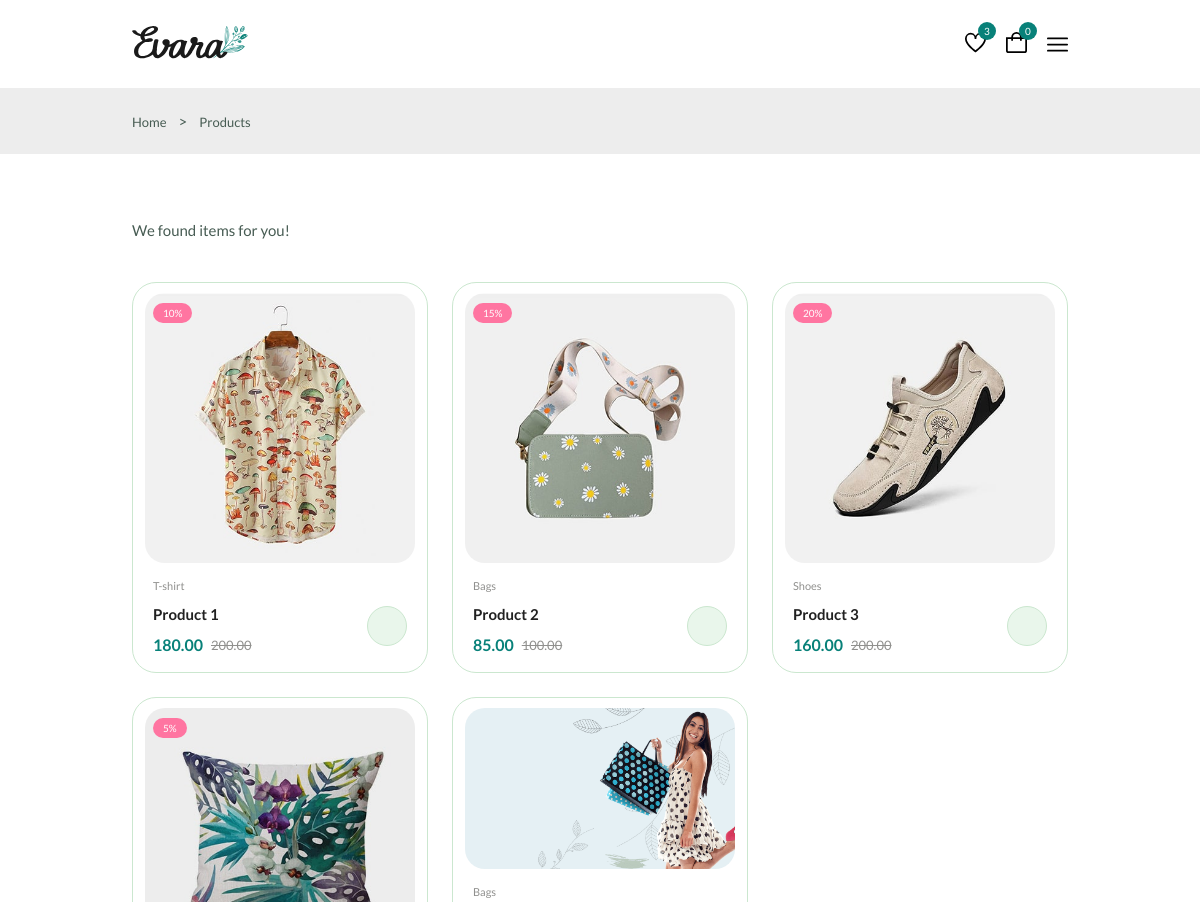
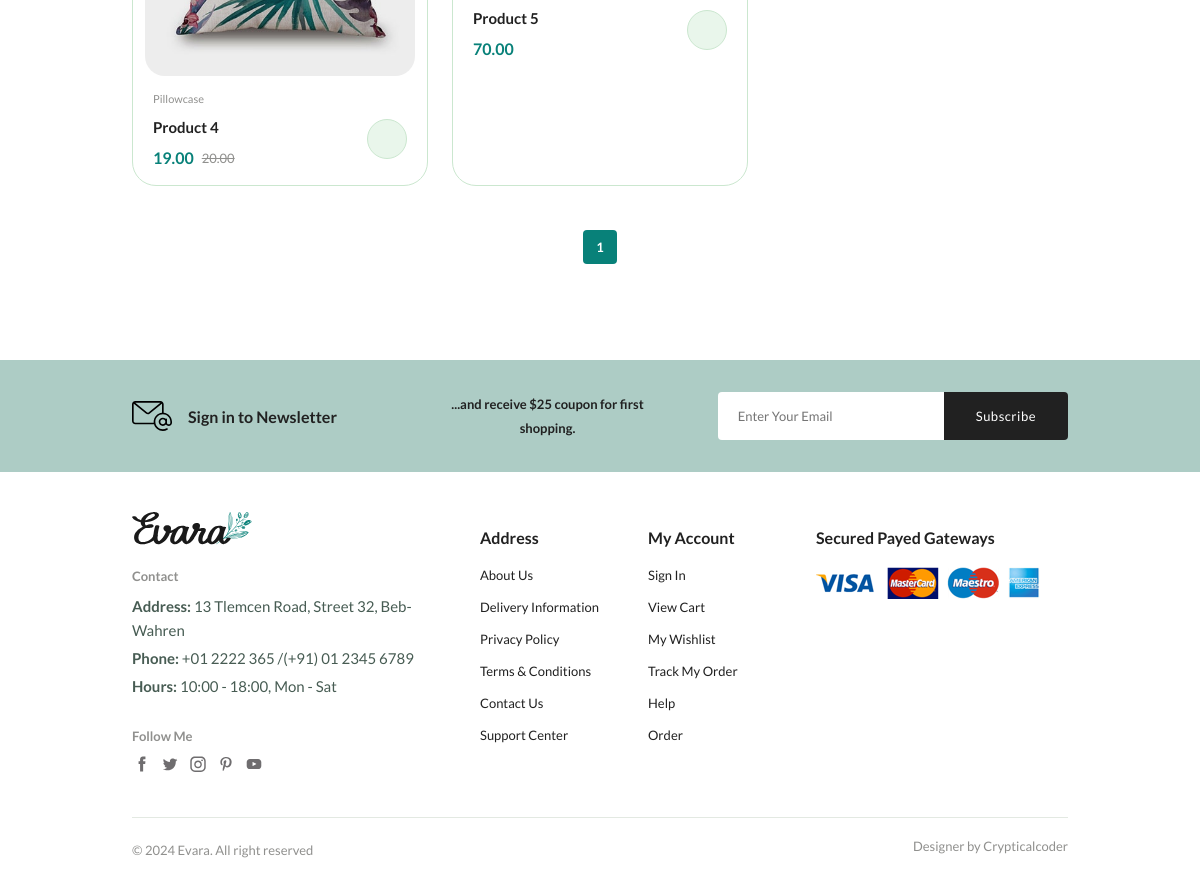
The app's page /shop/ with its own data (2 pictures, top to bottom).
### shop/models/products.py (models this page shows, shortened)
class Product(models.Model):
    category = models.ForeignKey(Category, on_delete=models.CASCADE, related_name='products')
    name = models.CharField(max_length=100)
    brand = models.CharField(max_length=100)
    price = models.DecimalField(max_digits=10, decimal_places=2)
    discount = models.IntegerField(default=0)
    description = models.TextField()
    quotity = models.IntegerField(default=0)
    image = models.ImageField(upload_to='products/', null=True, blank=True)
    discount_price = models.DecimalField(max_digits=10, decimal_places=2, null=True, blank=True)

class Category(models.Model):
    name = models.CharField(max_length=100)
    image = models.ImageField(upload_to='category_images/', null=True, blank=True)

### shop/views/shop.py (the view)
# urls.py: path('shop/', shop_page, name='shop'),
def shop_page(request):
    products = Product.objects.all()
    q = request.GET.get('q')
    if q:
        products = Product.objects.filter(Q(name__icontains=q) | Q(description__icontains=q))
    paginator = Paginator(products, 8)
    cart = Cart(request)
    page = request.GET.get('page')
    page_products = paginator.get_page(page)
    data = {
        "path": "Products",
        "products": page_products,
        'cart_count': cart.get_count()
    }
    return render(request, 'shop/shop.html', context=data)

### shop/views/cart.py (called while the page is built)
    def get_count(self):
        print(self.cart)
        return len(self.cart.keys())

### shop/templates/shop/shop.html
{% extends "base.html" %}
{% block main %}
    {% include "components/path.html" %}
    {% include "components/shop.html" %}
    {% include "components/letter.html" %}
{% endblock main %}

### templates/base.html (shortened to what this page needs)
{% load static %}
<!DOCTYPE html>
<html lang="en">
  <head>
    <link
      rel="stylesheet"
      href="https://cdn-uicons.flaticon.com/2.0.0/uicons-regular-straight/css/uicons-regular-straight.css"
    />
    <link
      rel="stylesheet"
      href="https://cdn.jsdelivr.net/npm/swiper@11/swiper-bundle.min.css"
    />
    <link rel="stylesheet" href="{% static 'assets/css/styles.css' %}" />
  </head>
  <body>
    <header class="header">
      <nav class="nav container">
        <a href="{% url 'dashboard' %}" class="nav__logo">
          <img
            class="nav__logo-img"
            src="{% static 'assets/img/logo.svg' %}"
            alt="website logo"
          />
        </a>
        <div class="header__user-actions">
          <a href="wishlist.html" class="header__action-btn" title="Wishlist">
            <img src="{% static 'assets/img/icon-heart.svg' %}" alt="" />
            <span class="count">3</span>
          </a>
          <a href="{% url 'cart_page' %}" class="header__action-btn" title="Cart">
            <img src="{% static 'assets/img/icon-cart.svg' %}" alt="" />
            <span class="count" id="cart_count">{{cart_count}}</span>
          </a>
          <div class="header__action-btn nav__toggle" id="nav-toggle">
            <img src="{% static './assets//img/menu-burger.svg' %}" alt="" />
          </div>
        </div>
      </nav>
    </header>
    <main class="main">{% block main %} {% endblock main %}</main>
    <footer class="footer container">
      <div class="footer__container grid">
        <div class="footer__content">
          <a href="index.html" class="footer__logo">
            <img src="./assets/img/logo.svg" alt="" class="footer__logo-img" />
          </a>
          <h4 class="footer__subtitle">Contact</h4>
          <p class="footer__description">
            <span>Address:</span> 13 Tlemcen Road, Street 32, Beb-Wahren
          </p>
          <p class="footer__description">
            <span>Phone:</span> +01 2222 365 /(+91) 01 2345 6789
          </p>
          <p class="footer__description">
            <span>Hours:</span> 10:00 - 18:00, Mon - Sat
          </p>
          <div class="footer__social">
            <h4 class="footer__subtitle">Follow Me</h4>
            <div class="footer__links flex">
              <a href="#">
                <img
                  src="./assets/img/icon-facebook.svg"
                  alt=""
                  class="footer__social-icon"
                />
              </a>
              <a href="#">
                <img
                  src="./assets/img/icon-twitter.svg"
                  alt=""
                  class="footer__social-icon"
                />
              </a>
              <a href="#">
                <img
                  src="./assets/img/icon-instagram.svg"
                  alt=""
                  class="footer__social-icon"
                />
              </a>
              <a href="#">
                <img
                  src="./assets/img/icon-pinterest.svg"
                  alt=""
                  class="footer__social-icon"
                />
              </a>
              <a href="#">
                <img
                  src="./assets/img/icon-youtube.svg"
                  alt=""
                  class="footer__social-icon"
                />
              </a>
            </div>
          </div>
        </div>
        <div class="footer__content">
          <h3 class="footer__title">Address</h3>
          <ul class="footer__links">
            <li><a href="#" class="footer__link">About Us</a></li>
            <li><a href="#" class="footer__link">Delivery Information</a></li>
            <li><a href="#" class="footer__link">Privacy Policy</a></li>
            <li><a href="#" class="footer__link">Terms & Conditions</a></li>
            <li><a href="#" class="footer__link">Contact Us</a></li>
            <li><a href="#" class="footer__link">Support Center</a></li>
          </ul>
        </div>
        <div class="footer__content">
          <h3 class="footer__title">My Account</h3>
          <ul class="footer__links">
            <li><a href="#" class="footer__link">Sign In</a></li>
            <li><a href="#" class="footer__link">View Cart</a></li>
            <li><a href="#" class="footer__link">My Wishlist</a></li>
            <li><a href="#" class="footer__link">Track My Order</a></li>
            <li><a href="#" class="footer__link">Help</a></li>
            <li><a href="#" class="footer__link">Order</a></li>
          </ul>
        </div>
        <div class="footer__content">
          <h3 class="footer__title">Secured Payed Gateways</h3>
          <img
            src="./assets/img/payment-method.png"
            alt=""
            class="payment__img"
          />
        </div>
      </div>
      <div class="footer__bottom">
        <p class="copyright">&copy; 2024 Evara. All right reserved</p>
        <span class="designer">Designer by Crypticalcoder</span>
      </div>
    </footer>
  </body>
</html>

### templates/components/path.html (shortened to what this page needs)
<section class="breadcrumb">
  <ul class="breadcrumb__list flex container">
    <li><a href="index.html" class="breadcrumb__link">Home</a></li>
    <li>></li>
    <li><span class="breadcrumb__link">{{path}}</span></li>
  </ul>
</section>

### templates/components/shop.html (shortened to what this page needs)
<section class="products container section--lg">
  <p class="total__products">We found  items for you!</p>
  <div class="products__container grid">
    {% for product in products %}
      <div class="product__item">
        <div class="product__banner">
          <a href="{% url 'dashboard' %}" class="product__images">
          </a>
          {% if product.discount > 0 %}
          <div class="product__badge light-pink">{{ product.discount }}%</div>
          {% endif %}
        </div>
        <div class="product__content">
          <span class="product__category">{{ product.category.name }}</span>
          <a href="details.html">
            <h3 class="product__title">{{ product.name }}</h3>
          </a>
          <div class="product__price flex">
            {% if product.discount > 0 %}
            <span class="new__price">{{ product.discount_price }}</span>
            <span class="old__price">{{ product.price }}</span>
            {% else %}
            <span class="new__price">{{ product.price }}</span>
            {% endif %}
          </div>
          <a href="{% url 'add_to_cart' product.id %}"
            class="action__btn cart__btn"
            aria-label="Add To Cart"
            data-product-id="{{ product.id }}">
          </a>
        </div>
      </div>
    {% endfor %}
  </div>
  <ul class="pagination">
    {% for page in products.paginator.page_range %}
      <li><a href="?page={{ page }}" class="pagination__link {% if products.number == page %}active{% endif %}">{{ page }}</a></li>
    {% endfor %}
  </ul>
</section>

### templates/components/letter.html
<section class="newsletter section home__newsletter">
  <div class="newsletter__container container grid">
    <h3 class="newsletter__title flex">
      <img src="./assets/img/icon-email.svg" alt="" class="newsletter__icon" />
      Sign in to Newsletter
    </h3>
    <p class="newsletter__description">
      ...and receive $25 coupon for first shopping.
    </p>
    <form action="" class="newsletter__form">
      <input
        type="text"
        placeholder="Enter Your Email"
        class="newsletter__input"
      />
      <button type="submit" class="newsletter__btn">Subscribe</button>
    </form>
  </div>
</section>

### records on screen
Product: discount "10", category.name "T-shirt", name "Product 1", discount_price "180.00", price "200.00"
Product: discount "15", category.name "Bags", name "Product 2", discount_price "85.00", price "100.00"
Product: discount "20", category.name "Shoes", name "Product 3", discount_price "160.00", price "200.00"
Product: discount "5", category.name "Pillowcase", name "Product 4", discount_price "19.00", price "20.00"
Product: category.name "Bags", name "Product 5", price "70.00"

### other values on screen
{{ cart_count }} "0"
{{ path }} "Products"
{{ page }} "1"
